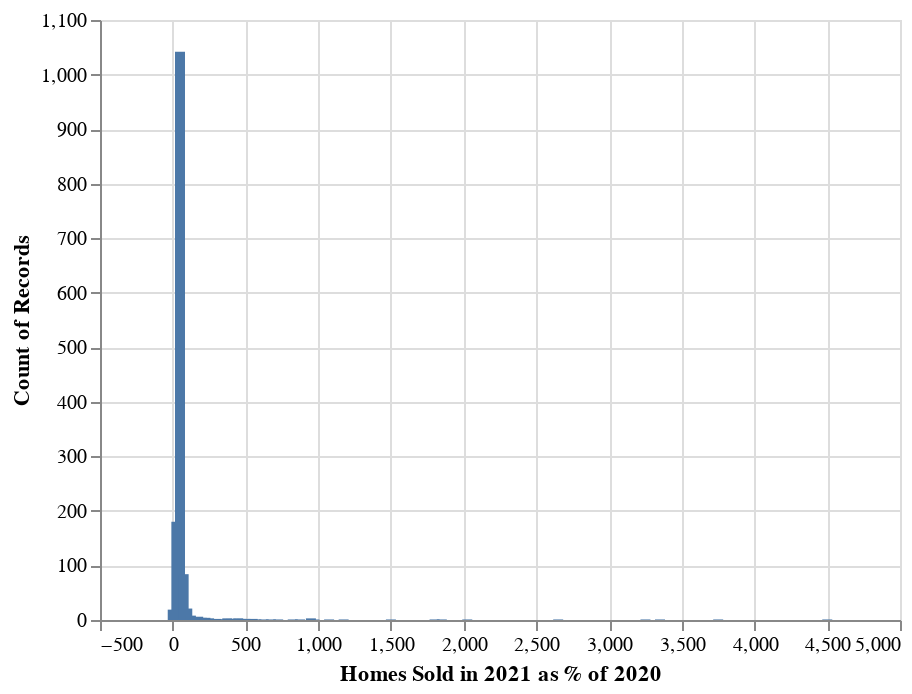

Source (notebook cell):
### Code cell
alt.Chart(ytd_transaction_vols).mark_bar().encode(
    x = alt.X('homes_sold_bin:Q',title = "Homes Sold in 2021 as % of 2020"),
    y = 'count()'
).transform_bin('homes_sold_bin', 'homes_sold_pct', bin = alt.Bin(step = 25))

### Figure 1 — Vega-Lite specification as saved in the notebook (floating-point values rounded to 4 significant figures; data arrays with more than 128 entries replaced by an {"elided": "..."} marker saying what was removed)
{"config": {"view": {"continuousWidth": 400, "continuousHeight": 300}}, "data": {"name": "data-bae8de64dee69167edbd914c93c5d960"}, "mark": "bar", "encoding": {"x": {"type": "quantitative", "field": "homes_sold_bin", "title": "Homes Sold in 2021 as % of 2020"}, "y": {"type": "quantitative", "aggregate": "count"}}, "transform": [{"bin": {"step": 25}, "field": "homes_sold_pct", "as": "homes_sold_bin"}], "$schema": "https://vega.github.io/schema/vega-lite/v4.8.1.json", "datasets": {"data-bae8de64dee69167edbd914c93c5d960": {"elided": "1421 records"}}}
